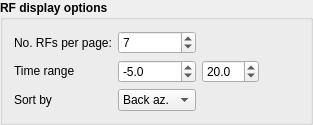
           <widget class="QGroupBox" name="groupBox_14">
            <property name="sizePolicy">
             <sizepolicy hsizetype="Preferred" vsizetype="Fixed">
              <horstretch>0</horstretch>
              <verstretch>0</verstretch>
             </sizepolicy>
            </property>
            <property name="minimumSize">
             <size>
              <width>0</width>
              <height>0</height>
             </size>
            </property>
            <property name="font">
             <font>
              <weight>75</weight>
              <bold>true</bold>
             </font>
            </property>
            <property name="title">
             <string>RF display options</string>
            </property>
            <layout class="QHBoxLayout" name="horizontalLayout_3">
             <item>
              <layout class="QGridLayout" name="gridLayout_13">
               <item row="1" column="1">
                <widget class="QDoubleSpinBox" name="doubleSpinBox_7">
                 <property name="sizePolicy">
                  <sizepolicy hsizetype="Preferred" vsizetype="Fixed">
                   <horstretch>0</horstretch>
                   <verstretch>0</verstretch>
                  </sizepolicy>
                 </property>
                 <property name="font">
                  <font>
                   <weight>50</weight>
                   <bold>false</bold>
                  </font>
                 </property>
                 <property name="decimals">
                  <number>1</number>
                 </property>
                 <property name="minimum">
                  <double>-20.000000000000000</double>
                 </property>
                 <property name="maximum">
                  <double>120.000000000000000</double>
                 </property>
                 <property name="singleStep">
                  <double>0.500000000000000</double>
                 </property>
                 <property name="value">
                  <double>-5.000000000000000</double>
                 </property>
                </widget>
               </item>
               <item row="1" column="2">
                <widget class="QDoubleSpinBox" name="doubleSpinBox_8">
                 <property name="sizePolicy">
                  <sizepolicy hsizetype="Preferred" vsizetype="Fixed">
                   <horstretch>0</horstretch>
                   <verstretch>0</verstretch>
                  </sizepolicy>
                 </property>
                 <property name="font">
                  <font>
                   <weight>50</weight>
                   <bold>false</bold>
                  </font>
                 </property>
                 <property name="decimals">
                  <number>1</number>
                 </property>
                 <property name="minimum">
                  <double>-20.000000000000000</double>
                 </property>
                 <property name="maximum">
                  <double>120.000000000000000</double>
                 </property>
                 <property name="singleStep">
                  <double>0.500000000000000</double>
                 </property>
                 <property name="value">
                  <double>20.000000000000000</double>
                 </property>
                </widget>
               </item>
               <item row="2" column="1">
                <widget class="QComboBox" name="comboBox_3">
                 <property name="sizePolicy">
                  <sizepolicy hsizetype="Preferred" vsizetype="Fixed">
                   <horstretch>0</horstretch>
                   <verstretch>0</verstretch>
                  </sizepolicy>
                 </property>
                 <property name="font">
                  <font>
                   <weight>50</weight>
                   <bold>false</bold>
                  </font>
                 </property>
                 <item>
                  <property name="text">
                   <string>Back az.</string>
                  </property>
                 </item>
                 <item>
                  <property name="text">
                   <string>Distance</string>
                  </property>
                 </item>
                </widget>
               </item>
               <item row="2" column="0">
                <widget class="QLabel" name="label_7">
                 <property name="sizePolicy">
                  <sizepolicy hsizetype="Maximum" vsizetype="Preferred">
                   <horstretch>0</horstretch>
                   <verstretch>0</verstretch>
                  </sizepolicy>
                 </property>
                 <property name="font">
                  <font>
                   <weight>50</weight>
                   <bold>false</bold>
                  </font>
                 </property>
                 <property name="text">
                  <string>Sort by</string>
                 </property>
                </widget>
               </item>
               <item row="1" column="0">
                <widget class="QLabel" name="label_15">
                 <property name="sizePolicy">
                  <sizepolicy hsizetype="Maximum" vsizetype="Fixed">
                   <horstretch>0</horstretch>
                   <verstretch>0</verstretch>
                  </sizepolicy>
                 </property>
                 <property name="font">
                  <font>
                   <weight>50</weight>
                   <bold>false</bold>
                  </font>
                 </property>
                 <property name="text">
                  <string>Time range</string>
                 </property>
                </widget>
               </item>
               <item row="0" column="0">
                <widget class="QLabel" name="label_23">
                 <property name="sizePolicy">
                  <sizepolicy hsizetype="Maximum" vsizetype="Preferred">
                   <horstretch>0</horstretch>
                   <verstretch>0</verstretch>
                  </sizepolicy>
                 </property>
                 <property name="font">
                  <font>
                   <weight>50</weight>
                   <bold>false</bold>
                  </font>
                 </property>
                 <property name="text">
                  <string>No. RFs per page:</string>
                 </property>
                </widget>
               </item>
               <item row="0" column="1">
                <widget class="QSpinBox" name="spinBox_3">
                 <property name="sizePolicy">
                  <sizepolicy hsizetype="Preferred" vsizetype="Fixed">
                   <horstretch>0</horstretch>
                   <verstretch>0</verstretch>
                  </sizepolicy>
                 </property>
                 <property name="font">
                  <font>
                   <weight>50</weight>
                   <bold>false</bold>
                  </font>
                 </property>
                 <property name="minimum">
                  <number>4</number>
                 </property>
                 <property name="maximum">
                  <number>20</number>
                 </property>
                 <property name="value">
                  <number>7</number>
                 </property>
                </widget>
               </item>
               <item row="0" column="3" rowspan="3">
                <spacer name="horizontalSpacer_16">
                 <property name="orientation">
                  <enum>Qt::Horizontal</enum>
                 </property>
                 <property name="sizeHint" stdset="0">
                  <size>
                   <width>40</width>
                   <height>20</height>
                  </size>
                 </property>
                </spacer>
               </item>
              </layout>
             </item>
            </layout>
           </widget>
